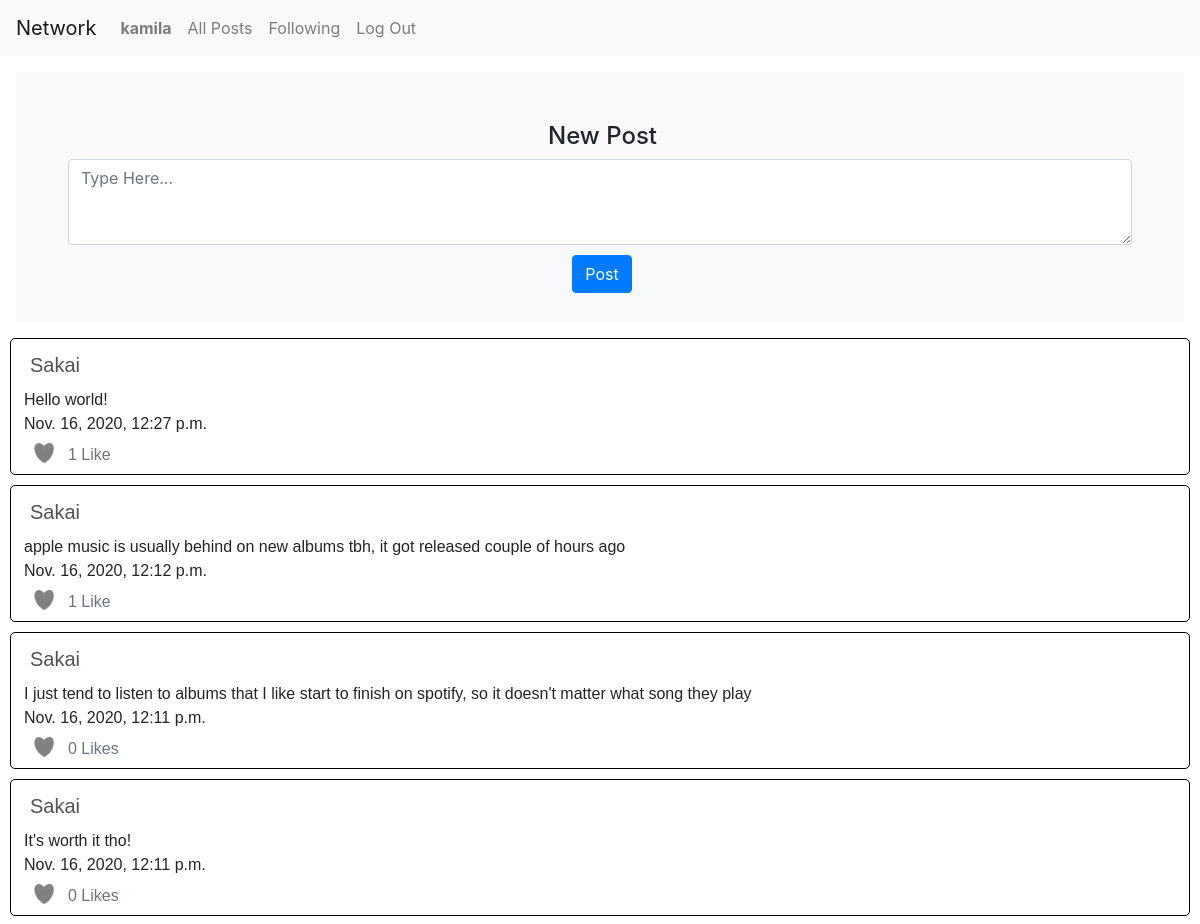
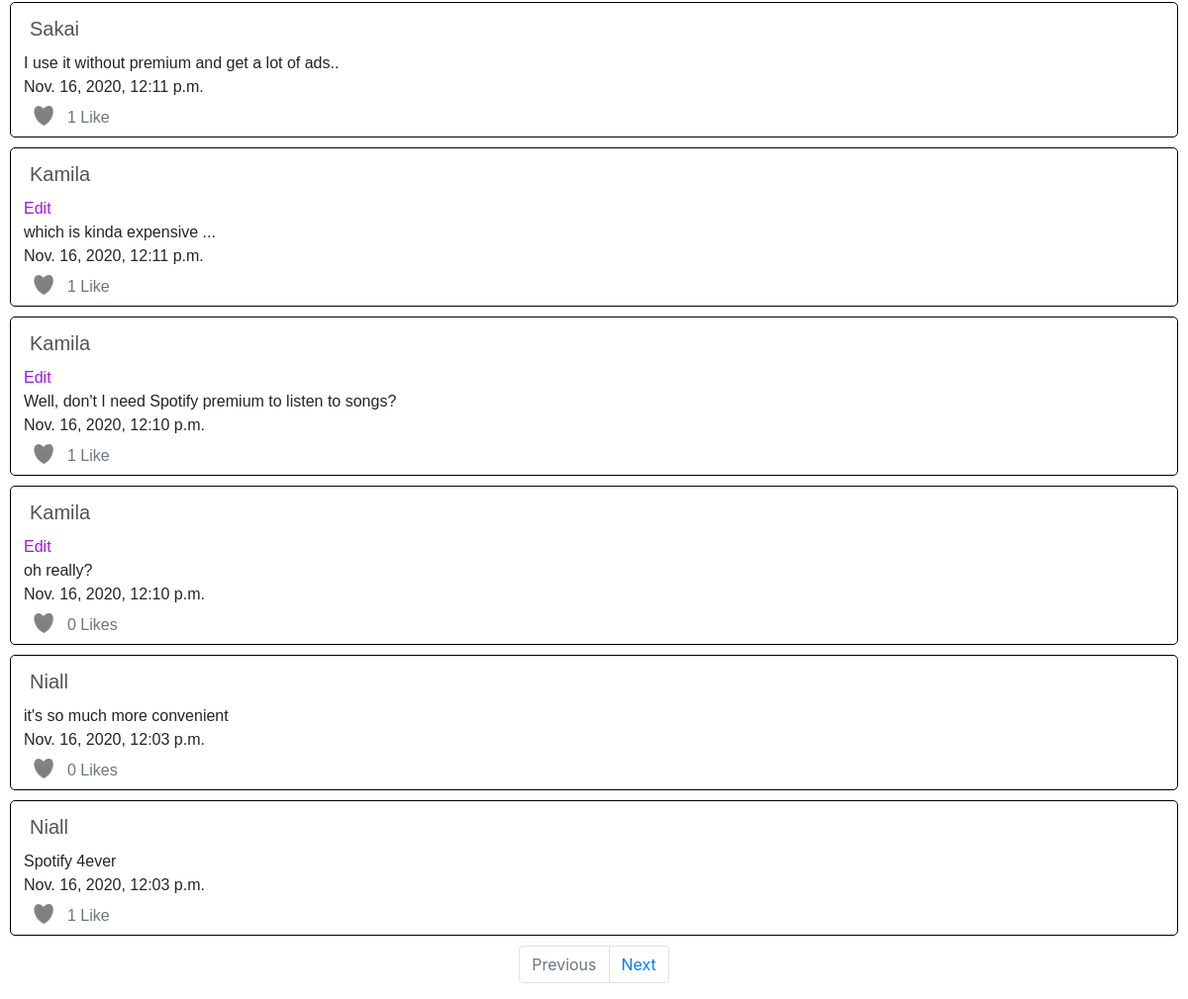
Screenshot of / (signed in) with the database file from the repository (2 pictures, top to bottom).
### network/models.py (models this page shows)
class User(AbstractUser):
    pass

class Post(models.Model):
    owner = models.ForeignKey("User", on_delete=models.PROTECT, related_name="posts")
    text = models.TextField(blank=True)
    timestamp = models.DateTimeField(auto_now_add=True)
    likes = models.ManyToManyField(User, blank=True, related_name="liked_posts")

### network/views.py (the view)
# urls.py: path("", views.index, name="index"),
def index(request):
    posts = Post.objects.all()
    posts = posts.order_by("-timestamp").all()
    paginator = Paginator(posts, 10)
    page_number = request.GET.get('page')
    page_obj = paginator.get_page(page_number)
    if request.user.is_authenticated:
        liked_posts = request.user.liked_posts.all()
    else:
        liked_posts = []
    return render(request, "network/index.html", {
        "page_obj": page_obj,
        "liked_posts": liked_posts
    })

### network/templates/network/index.html (shortened to what this page needs)
{% extends "network/layout.html" %}
{% load static %}
{% block body %}
    <div id="index-view">
        {% if user.is_authenticated%}
        <div id="new-post" class="position-relative overflow-hidden p-3 p-md-5 m-md-3 text-center bg-light" style="height: 250px;">
            <h4 style="padding-left: 5px;padding-top: 2px;">New Post</h4>
            <form action="{% url 'new_post' %}" method="post" id="new-post-form" style="margin-left: 4px; margin-right: 4px;">
                <textarea class="form-control" id="new-post-body" placeholder="Type Here..." rows="3" name= body></textarea>
                <p style="margin-top: 10px; margin-left: 4px;">
                    <button class="btn btn-primary">Post</button>
                </p>
            </form>
        </div>
        {% endif %}
        <div id="all-posts" >
        {% for post in page_obj %}
            <div id='{{post.id}}-container' style="margin:10px; padding:3px; padding-bottom:0; border-radius: 5px; border:thin solid black; font-family:Arial, Helvetica, sans-serif;">
                <p style="text-transform:capitalize; font-size: 20px; margin:0;"><a style="color: rgb(85, 81, 81); " class="nav-link" href="{% url 'profile' post.owner%}">{{post.owner}}</a></p>
                <div id='{{post.id}}-body' class="postbody">
                    {% if user.is_authenticated and user == post.owner%}
                        <div class="editpost" id="edit-{{ post.id }}" data-postid="{{ post.id }}">Edit</div>
                    {% endif %}
                    <p style="margin:0;"><span id="post_text-{{ post.id }}" >{{post.text}}</span></p>
                    <p style="margin:0;"><span>{{post.timestamp}}</span></p>
                    {% if user.is_authenticated %}
                        {% if post in liked_posts %}
                            <div class="row unlike" data-postid="{{ post.id }}" data-userid="{{ user.id }}">
                                <img src="{% static 'network/redheart.png' %}" class="icon posttext" id="heart-{{ post.id }}">
                                {% if post.likes.count == 1 %}
                                    <p class="text-secondary posttext" id="likes-{{ post.id }}">{{ post.likes.count }} Like</p><br>
                                {% else %}
                                    <p class="text-secondary posttext" id="likes-{{ post.id }}">{{ post.likes.count }} Likes</p><br>
                                {% endif %}
                            </div>
                        {% else %}
                            <div class="row like" data-postid="{{ post.id }}" data-userid="{{ user.id }}">
                                <img src="{% static 'network/heart.png' %}" class="icon posttext" id="heart-{{ post.id }}">
                                {% if post.likes.count == 1 %}
                                    <p class="text-secondary posttext" id="likes-{{ post.id }}">{{ post.likes.count }} Like</p><br>
                                {% else %}
                                    <p class="text-secondary posttext" id="likes-{{ post.id }}">{{ post.likes.count }} Likes</p><br>
                                {% endif %}
                            </div>
                        {% endif %}
                    {% endif %}
                </div>
            </div>
        {% endfor %}
            <nav aria-label="Post page navigation">
            <ul class="pagination justify-content-center">
                {% if page_obj.has_previous %}
                    <li class="page-item">
                        <a class="page-link" href="?page={{ posts.previous_page_number }}" tabindex="-1">Previous</a>
                    </li>
                {% else %}
                    <li class="page-item disabled">
                        <a class="page-link" href="#" tabindex="-1">Previous</a>
                    </li>
                {% endif %}
                {% if page_obj.has_next %}
                    <li class="page-item">
                        <a class="page-link" href="?page={{ page_obj.next_page_number }}">Next</a>
                    </li>
                {% else %}
                    <li class="page-item disabled">
                        <a class="page-link" href="#" tabindex="-1">Next</a>
                    </li>
                {% endif %}
            </ul>
            </nav>
        </div>
    </div>
{% endblock %}

### network/templates/network/layout.html (shortened to what this page needs)
{% load static %}
<!DOCTYPE html>
<html lang="en">
    <head>
        <link rel="stylesheet" href="https://stackpath.bootstrapcdn.com/bootstrap/4.4.1/css/bootstrap.min.css">
        <link href="{% static 'network/styles.css' %}" rel="stylesheet">
    </head>
    <body>
        <nav class="navbar navbar-expand-lg navbar-light bg-light">
            <a class="navbar-brand" href="#">Network</a>
            <div>
              <ul class="navbar-nav mr-auto">
                {% if user.is_authenticated %}
                    <li class="nav-item">
                        <a class="nav-link" href="{% url 'profile' user%}"><strong>{{ user.username }}</strong></a>
                    </li>
                {% endif %}
                <li class="nav-item">
                  <a class="nav-link" href="{% url 'index' %}">All Posts</a>
                </li>
                {% if user.is_authenticated %}
                    <li class="nav-item">
                        <a class="nav-link" href="{% url 'following' %}">Following</a>
                    </li>
                    <li class="nav-item">
                        <a class="nav-link" href="{% url 'logout' %}">Log Out</a>
                    </li>
                {% endif %}
              </ul>
            </div>
          </nav>
        <div class="body">
            {% block body %}
            {% endblock %}
        </div>
    </body>
</html>

### network/static/network/styles.css (style rules this page uses)
.icon { width:24px; height:24px; }
.posttext { margin: 5px; padding: 2px; }
.editpost { width: min-content; color: #9c18e9; }
.postbody { margin-left: 10px; }
.like, .unlike { margin-left: 3px; }

### rows the page displays
User: username "kamila"
Post: owner "Sakai", text "Hello world!", timestamp "Nov. 16, 2020, 12:27 p.m.", likes.count "1"
Post: owner "Sakai", text "apple music is usually behind on new albums tbh, it got released couple of hours ago", timestamp "Nov. 16, 2020, 12:12 p.m.", likes.count "1"
Post: owner "Sakai", text "I just tend to listen to albums that I like start to finish on spotify, so it doesn't matter what song they play", timestamp "Nov. 16, 2020, 12:11 p.m.", likes.count "0"
Post: owner "Sakai", text "It's worth it tho!", timestamp "Nov. 16, 2020, 12:11 p.m.", likes.count "0"
Post: owner "Sakai", text "I use it without premium and get a lot of ads..", timestamp "Nov. 16, 2020, 12:11 p.m.", likes.count "1"
Post: owner "Kamila", text "which is kinda expensive ...", timestamp "Nov. 16, 2020, 12:11 p.m.", likes.count "1"
Post: owner "Kamila", text "Well, don't I need Spotify premium to listen to songs?", timestamp "Nov. 16, 2020, 12:10 p.m.", likes.count "1"
Post: owner "Kamila", text "oh really?", timestamp "Nov. 16, 2020, 12:10 p.m.", likes.count "0"
Post: owner "Niall", text "it's so much more convenient", timestamp "Nov. 16, 2020, 12:03 p.m.", likes.count "0"
Post: owner "Niall", text "Spotify 4ever", timestamp "Nov. 16, 2020, 12:03 p.m.", likes.count "1"
